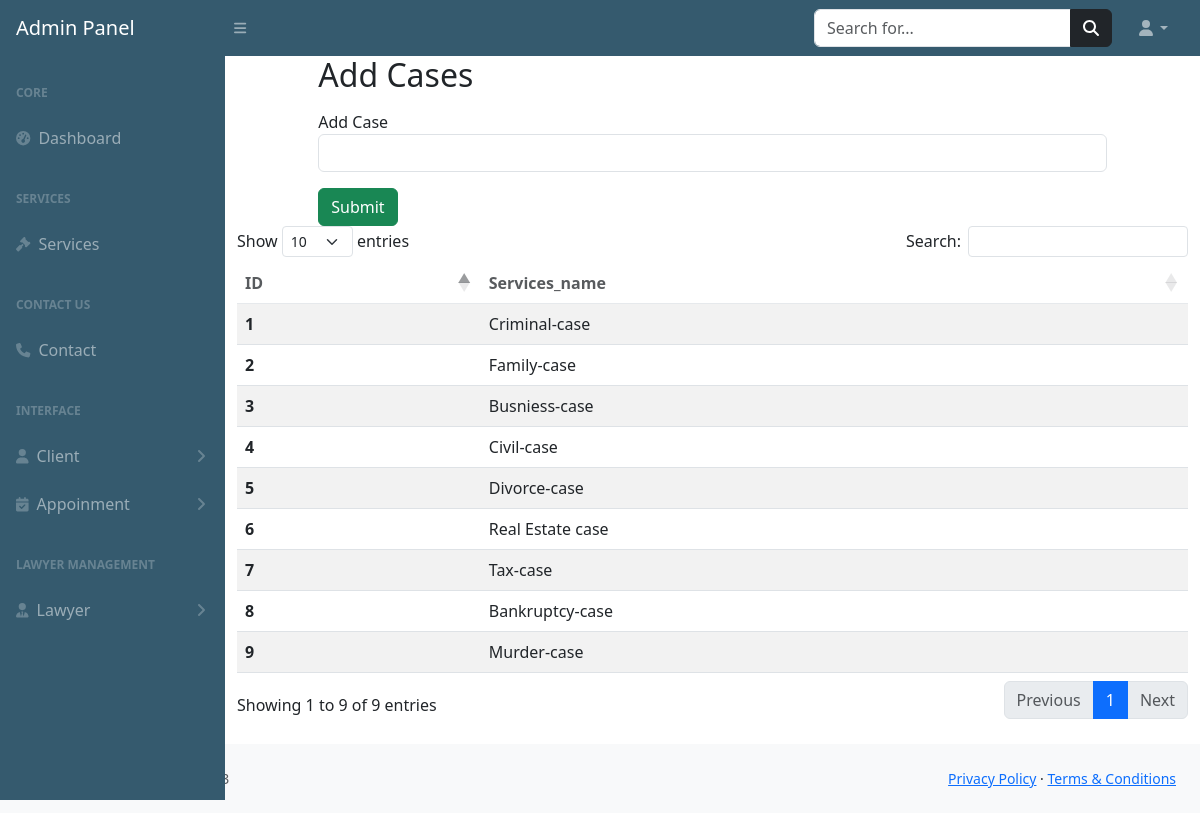
Page /admin-panel/services.php (signed in) on the committed database.
### tables this page shows
CREATE TABLE `cases` (
  `cid` int(255) NOT NULL,
  `case_name` varchar(255) NOT NULL
);

### admin-panel/services.php (the view, shortened to what this page needs)
<?php
include ("includes/header.php");
include ("includes/topbar.php");
include ("includes/sidebar.php");
include("../config.php");
?>
<div class="container">
  <div class="row justify-content-center">
  <div class="col-xl-10 col-lg-12 col-md-9">
    <form action="<?php echo $_SERVER['PHP_SELF'];?>" method="POST">
    <h2 class="mb-3">Add Cases</h2>
        <div class="form-group">
          <label for="case">Add Case</label>
          <input type="text" id="case" name="addcase" class="form-control mb-3" required>
          <input type="submit" name="btncase" class="w-10 btn btn-success" placeholder="Enter case">
        </div>
    </form>
    </div>
  </div>
  <?php
  $service="SELECT*FROM `cases`";
  $run=mysqli_query($connection,$service);
  if (mysqli_num_rows($run)>0) {
  ?>
  <table id="example" class="table table-striped" style="width:100%">
        <thead class="bg-warning p-2 text-dark bg-opacity-10" style="opacity: 75%;">
            <tr>
            <th scope="col">ID</th>
            <th scope="col">Services_name</th>
            </tr>
        </thead>
        <tbody>
            <?php
                while ($data=mysqli_fetch_assoc($run)){
            ?>
            <tr>
            <th scope="row"><?php echo $data['cid']?></th>
            <td><?php echo $data['case_name']?></td>
        </tr>
       <?php
}
}
            ?>
        </tbody>
    </table>
    </div>
</div>
</div>
<?php
include("includes/footer.php");
?>
</body>
</html>

### rows in the picture
cases: cid "1", case_name "Criminal-case"
cases: cid "2", case_name "Family-case"
cases: cid "3", case_name "Busniess-case"
cases: cid "4", case_name "Civil-case"
cases: cid "5", case_name "Divorce-case"
cases: cid "6", case_name "Real Estate case"
cases: cid "7", case_name "Tax-case"
cases: cid "8", case_name "Bankruptcy-case"
cases: cid "9", case_name "Murder-case"
